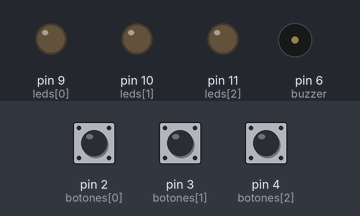
Bench run of a sketch on a simulated Arduino Uno, built with avr-gcc and run on an emulated ATmega328P. Shown: output pins drawn as LEDs (lit = HIGH), buzzer (waves = sounding). Inputs (shaded band) come from the test bench; at power-on: pin 2 (botones[0]) LOW, pin 3 (botones[1]) LOW, pin 4 (botones[2]) LOW. Random numbers use the default seed unless the sketch sets one.

Above: at 2.1 s.
2.2 s: pin 2 (botones[0]) pulled HIGH for 0.15 s
At 5.03 s:
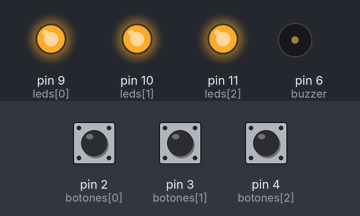
5.2 s: pin 3 (botones[1]) pulled HIGH for 1 s
8.8 s: pin 3 (botones[1]) pulled HIGH for 3.2 s
At 12.7 s:
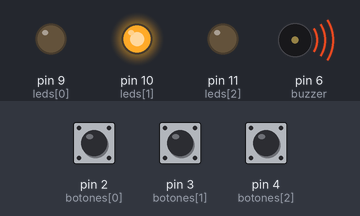
13.5 s: pin 4 (botones[2]) pulled HIGH for 0.15 s
At 13.65 s:
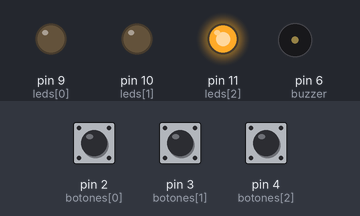
16.6 s: pin 4 (botones[2]) pulled HIGH for 1 s
At 21.0 s:
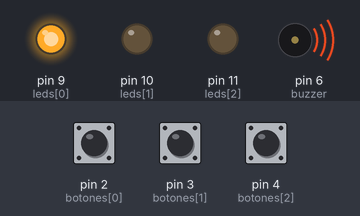
Timing chart, 0 to 21.6 s (numbered marks = the images above; inputs shaded):
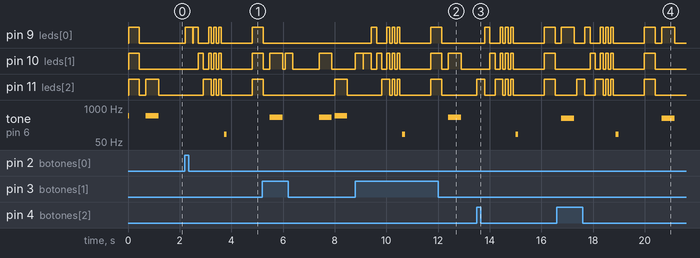

The sketch:

Juego_Memoria.ino
```cpp
int seq[100];
int rodada = 0;
int paso = 0;
int leds[3] = { 9, 10, 11 };
int botones[3] = { 2, 3, 4 };
int boton_presionado = 0;
int perder = false;
int buzzer = 6;
int sonidos[4]={400, 450, 500, 550};

void setup() {
  pinMode(buzzer,OUTPUT);
  tone(buzzer,sonidos[2]);
  delay(20);
  noTone(buzzer);
  for (int i = 0; i <= 2; i++) {
    pinMode(leds[i], OUTPUT);
     }

  for (int i = 0; i <= 2; i++) {
    pinMode(botones[i], INPUT);
  }
  randomSeed(analogRead(0));

}

void loop() {

  if (perder) {
    int seq[100];
    rodada = 0;
    paso = 0;
    perder = false;
  }

  if (rodada == 0) {
    digitalWrite(leds[0], HIGH);
    digitalWrite(leds[1], HIGH);
    digitalWrite(leds[2], HIGH);

    delay(424);
    digitalWrite(leds[0], LOW);
    digitalWrite(leds[1], LOW);
    digitalWrite(leds[2], LOW);

    delay(242);
  }

  seq[rodada++] = random(0, 3);

  for (int i = 0; i < rodada; i++) {
    digitalWrite(leds[seq[i]], HIGH);
    tone(buzzer,sonidos[seq[i]]);
    delay(500);
    digitalWrite(leds[seq[i]], LOW);
    noTone(buzzer);
    delay(100);
  }

  for (int i = 0; i < rodada; i++) {

    boolean jugada_efectuada = false;
    while (!jugada_efectuada) {
      for (int i = 0; i <= 2; i++) {
        if (digitalRead(botones[i]) == HIGH) {
          boton_presionado = i;
          digitalWrite(leds[i], HIGH);
          delay(300);
          digitalWrite(leds[i], LOW);
          jugada_efectuada = true;
        }
      }
      delay(10);
    }

    if (seq[paso] != boton_presionado) {

      for (int i = 0; i <= 2; i++) {

        digitalWrite(leds[i], HIGH);
        delay(200);
        digitalWrite(leds[i], LOW);
      }

      for (int i = 0; i <= 2; i++) {

        digitalWrite(leds[0], HIGH);
        digitalWrite(leds[1], HIGH);
        digitalWrite(leds[2], HIGH);

        delay(100);
        digitalWrite(leds[0], LOW);
        digitalWrite(leds[1], LOW);
        digitalWrite(leds[2], LOW);

        delay(100);
      }

      perder = true;
      tone(buzzer,100);
      delay(100);
      noTone(buzzer);
    }

    if (perder) {
      break;
    }

    paso++;
  }

  paso = 0;

  delay(1000);
}
```

Measured:
- after the input at 2.2 s, pin 10 (leds[1]): LOW → HIGH after 0.52 s, → LOW 0.20 s later, → HIGH 0.20 s later, → LOW 0.10 s later, … (9 changes in this stretch); pin 11 (leds[2]): LOW → HIGH after 0.72 s, then repeats every 0.20 s: LOW 0.10 s, HIGH 0.10 s; tone on pin 6 (buzzer): silent → 100 Hz after 1.5 s, → silent 0.10 s later
- after the input at 8.8 s, pin 9 (leds[0]): LOW → HIGH after 0.63 s, → LOW 0.20 s later, → HIGH 0.40 s later, → LOW 0.10 s later, … (10 changes in this stretch); pin 11 (leds[2]): LOW → HIGH after 1.0 s, → LOW 0.30 s later, → HIGH 0.10 s later, → LOW 0.10 s later, … (8 changes in this stretch)
- after the input at 13.5 s, pin 9 (leds[0]): LOW → HIGH after 0.31 s, → LOW 0.20 s later, → HIGH 0.40 s later, → LOW 0.10 s later, … (10 changes in this stretch); pin 10 (leds[1]): LOW → HIGH after 0.51 s, → LOW 0.20 s later, → HIGH 0.20 s later, → LOW 0.10 s later, … (10 changes in this stretch)
- after the input at 16.6 s, pin 10 (leds[1]): LOW → HIGH after 1.3 s, → LOW 0.20 s later, → HIGH 0.20 s later, → LOW 0.10 s later, … (10 changes in this stretch); pin 11 (leds[2]): LOW → HIGH after 0.78 s, → LOW 0.30 s later, → HIGH 0.41 s later, → LOW 0.30 s later, … (10 changes in this stretch)
- by itself, pin 11 (leds[2]): alternates HIGH for 0.46 s and LOW for 0.24 s, 4 changes in all, then stays LOW
